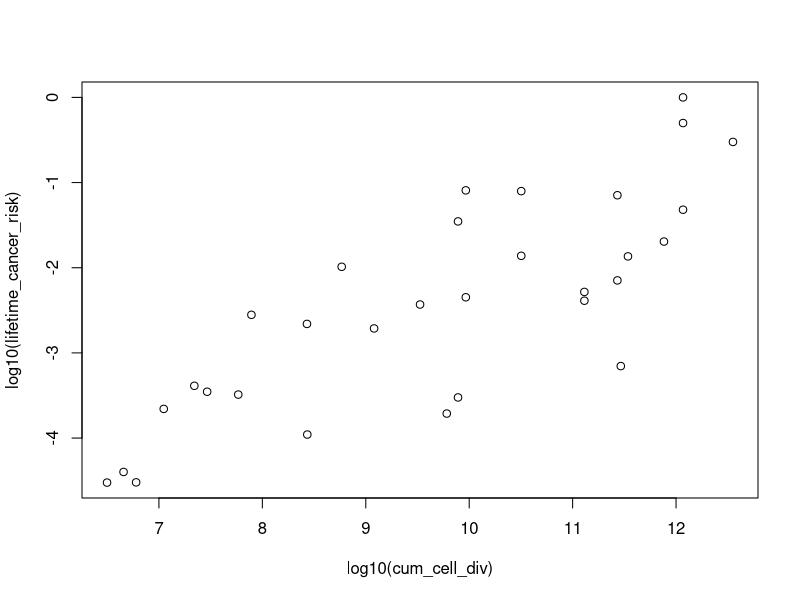
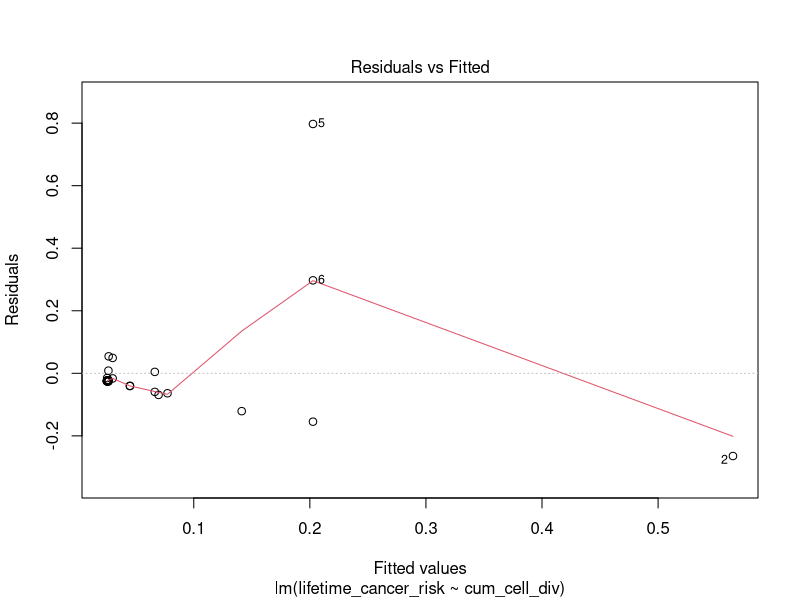
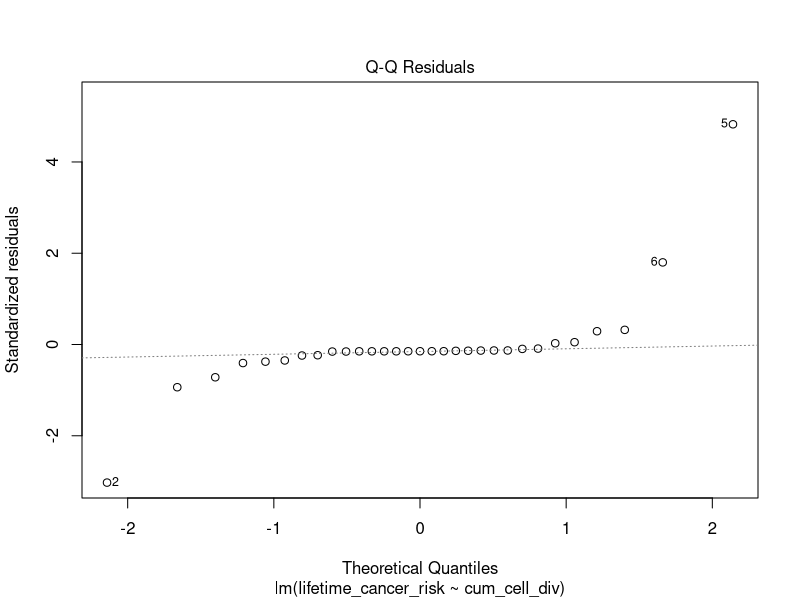
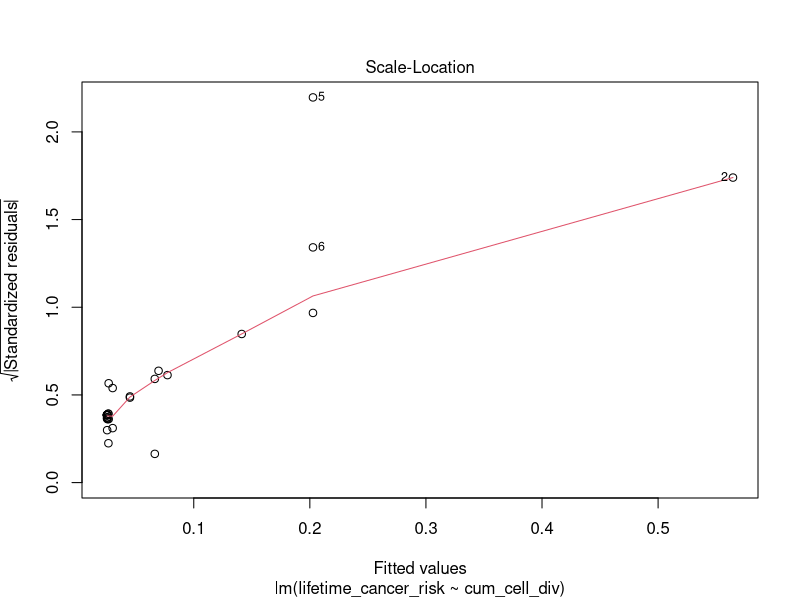
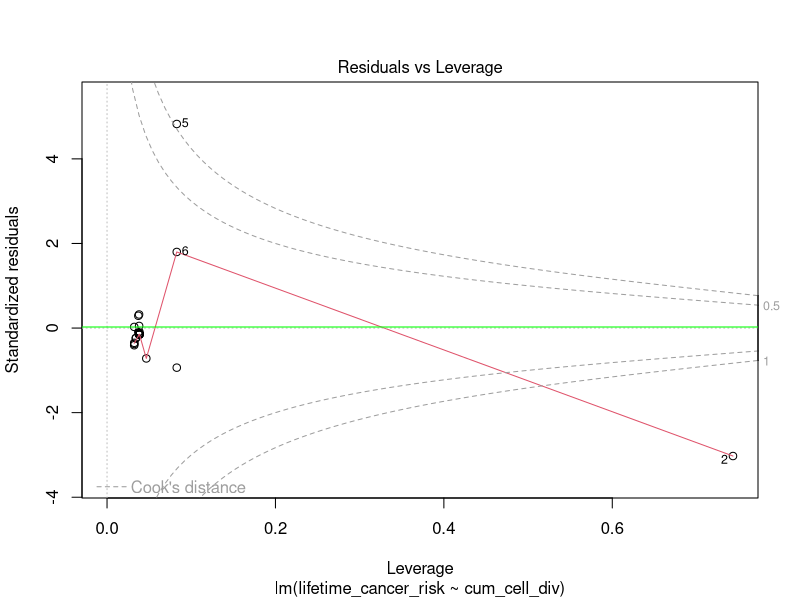
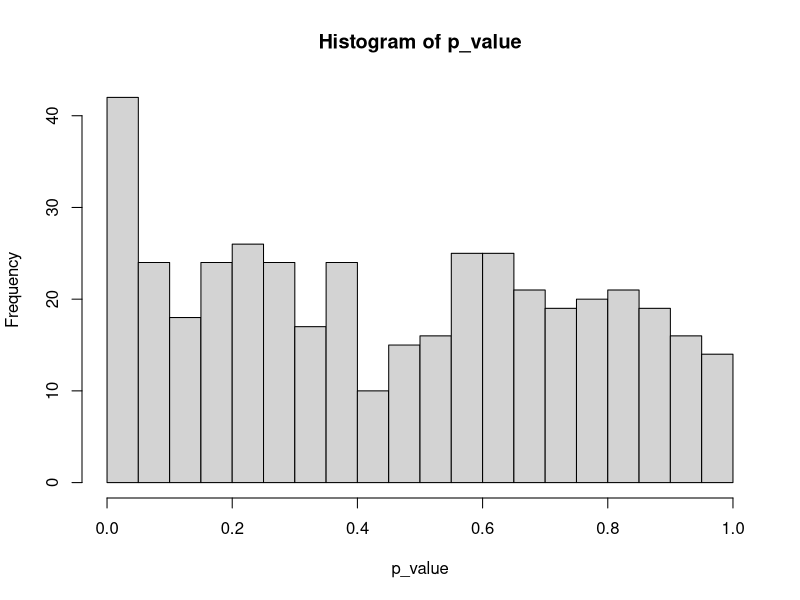

Reproduce these figures in R, in order.
## lab 05 - part 1 ## -------------------------------------------------

myT = read.table('data/cancerRisk.txt', header = TRUE, sep='\t')

lifetime_cancer_risk = myT[ , c('Lifetime_cancer_risk')]
cum_cell_div = myT[ , c('CumulativeCellDivisions')]

plot(log10(cum_cell_div), log10(lifetime_cancer_risk))

myLm = lm(lifetime_cancer_risk~cum_cell_div)

plot(myLm)
abline(myLm, col='green')

sumT = summary(myLm)

anova( myLm)$"Pr(>F)"[1]
cor(lifetime_cancer_risk, cum_cell_div) * cor(lifetime_cancer_risk, cum_cell_div)

paste('p-value: ', sumT$coefficients[2,4])
paste('r-squared value: ',sumT$r.squared)


## lab 05 - part 2 ## -------------------------------------------------

myTcaseCont = read.table('data/caseControlData.txt', header = TRUE, sep='\t')

myTbmi = read.table('data/BMI_Data.txt', header = TRUE, sep='\t')


casecont_sample = myTcaseCont[ , c("sample")]
casecont_col = colnames(myTcaseCont)
casecont_col = casecont_col[! casecont_col %in% c('sample')]

bmi_val = myTbmi[, c("bmi")]
bmi_id = myTbmi[, c("studyid")]

case_id = vector()
for (i in 1:length(casecont_sample)) {
  subStr = substring(casecont_sample[i],1,10)
  case_id[i] = subStr
}

new_bmi_id = vector()
new_bmi_val = vector()
index = 1
for (i in 1:length(bmi_id)) {
  id = bmi_id[i]
  val = bmi_val[i]
  if (id %in% case_id == TRUE){
    new_bmi_id[index] = id
    new_bmi_val[index] = val
    index = index + 1
  }
}

new_bmi_val[29] = mean(new_bmi_val, na.rm = TRUE)

p_value = vector()

for (i in 1:length(casecont_col)) {
  col_name = casecont_col[i]
  otu = myTcaseCont[ , c(col_name)]
  myLmBMI = lm(new_bmi_val~otu)
  pVal = anova( myLmBMI)$"Pr(>F)"[1]
  p_value[i]=pVal
}

hist(p_value, breaks = 25)

pValue_adj = p.adjust(p_value, method = 'BH')

sum(pValue_adj <= 0.1)
